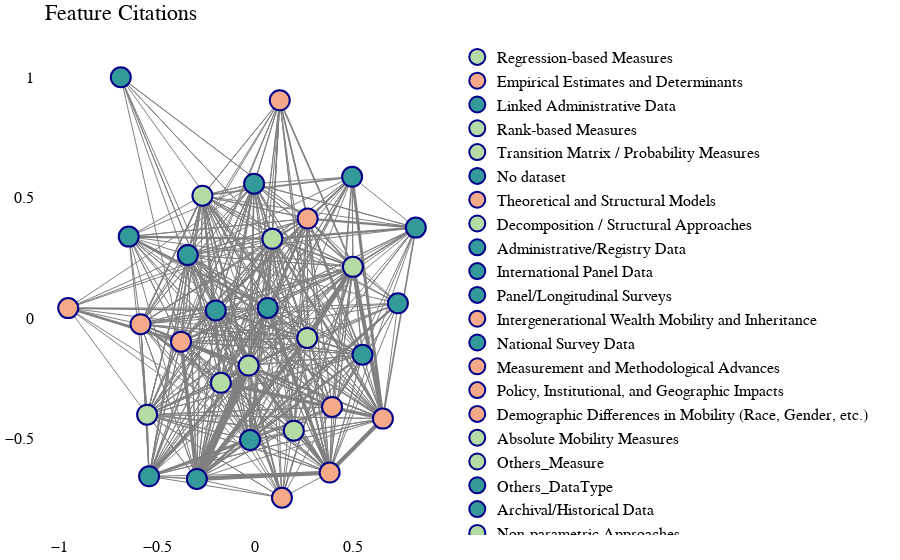

Notebook cell for this chart:
### Markdown cell above
### Citations considered to create weights

### Code cell
df_feature_edges = pd.read_csv(f'{path}/results/weights_properties_citations_noTypeYear.csv')
fig_citation = gr.plot_feature_graph_single(df_feature_edges, title="Feature Citations", color_labels=gr.color_labels)
fig_citation.show()
